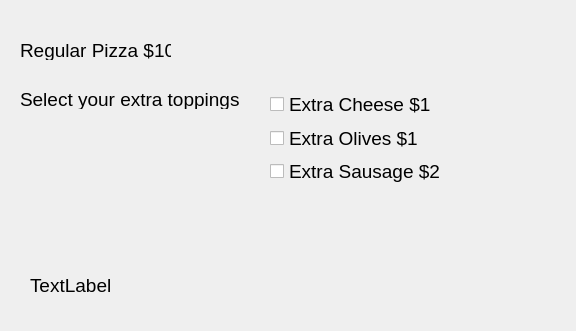
<?xml version="1.0" encoding="UTF-8"?>
<ui version="4.0">
 <class>Dialog</class>
 <widget class="QDialog" name="Dialog">
  <property name="geometry">
   <rect>
    <x>0</x>
    <y>0</y>
    <width>576</width>
    <height>331</height>
   </rect>
  </property>
  <property name="windowTitle">
   <string>Dialog</string>
  </property>
  <widget class="QLabel" name="label">
   <property name="geometry">
    <rect>
     <x>20</x>
     <y>40</y>
     <width>151</width>
     <height>20</height>
    </rect>
   </property>
   <property name="font">
    <font>
     <pointsize>14</pointsize>
    </font>
   </property>
   <property name="text">
    <string>Regular Pizza $10</string>
   </property>
  </widget>
  <widget class="QLabel" name="label_2">
   <property name="geometry">
    <rect>
     <x>20</x>
     <y>90</y>
     <width>231</width>
     <height>19</height>
    </rect>
   </property>
   <property name="font">
    <font>
     <pointsize>14</pointsize>
    </font>
   </property>
   <property name="text">
    <string>Select your extra toppings</string>
   </property>
  </widget>
  <widget class="QLabel" name="labelAmount">
   <property name="geometry">
    <rect>
     <x>30</x>
     <y>260</y>
     <width>371</width>
     <height>51</height>
    </rect>
   </property>
   <property name="font">
    <font>
     <pointsize>14</pointsize>
    </font>
   </property>
   <property name="text">
    <string>TextLabel</string>
   </property>
  </widget>
  <widget class="QWidget" name="layoutWidget">
   <property name="geometry">
    <rect>
     <x>270</x>
     <y>90</y>
     <width>171</width>
     <height>95</height>
    </rect>
   </property>
   <layout class="QVBoxLayout" name="verticalLayout">
    <item>
     <widget class="QCheckBox" name="checkBoxCheese">
      <property name="font">
       <font>
        <pointsize>14</pointsize>
       </font>
      </property>
      <property name="text">
       <string>Extra Cheese $1</string>
      </property>
     </widget>
    </item>
    <item>
     <widget class="QCheckBox" name="checkBoxOlives">
      <property name="font">
       <font>
        <pointsize>14</pointsize>
       </font>
      </property>
      <property name="text">
       <string>Extra Olives $1</string>
      </property>
     </widget>
    </item>
    <item>
     <widget class="QCheckBox" name="checkBoxSausage">
      <property name="font">
       <font>
        <pointsize>14</pointsize>
       </font>
      </property>
      <property name="text">
       <string>Extra Sausage $2</string>
      </property>
     </widget>
    </item>
   </layout>
  </widget>
 </widget>
 <resources/>
 <connections/>
</ui>
